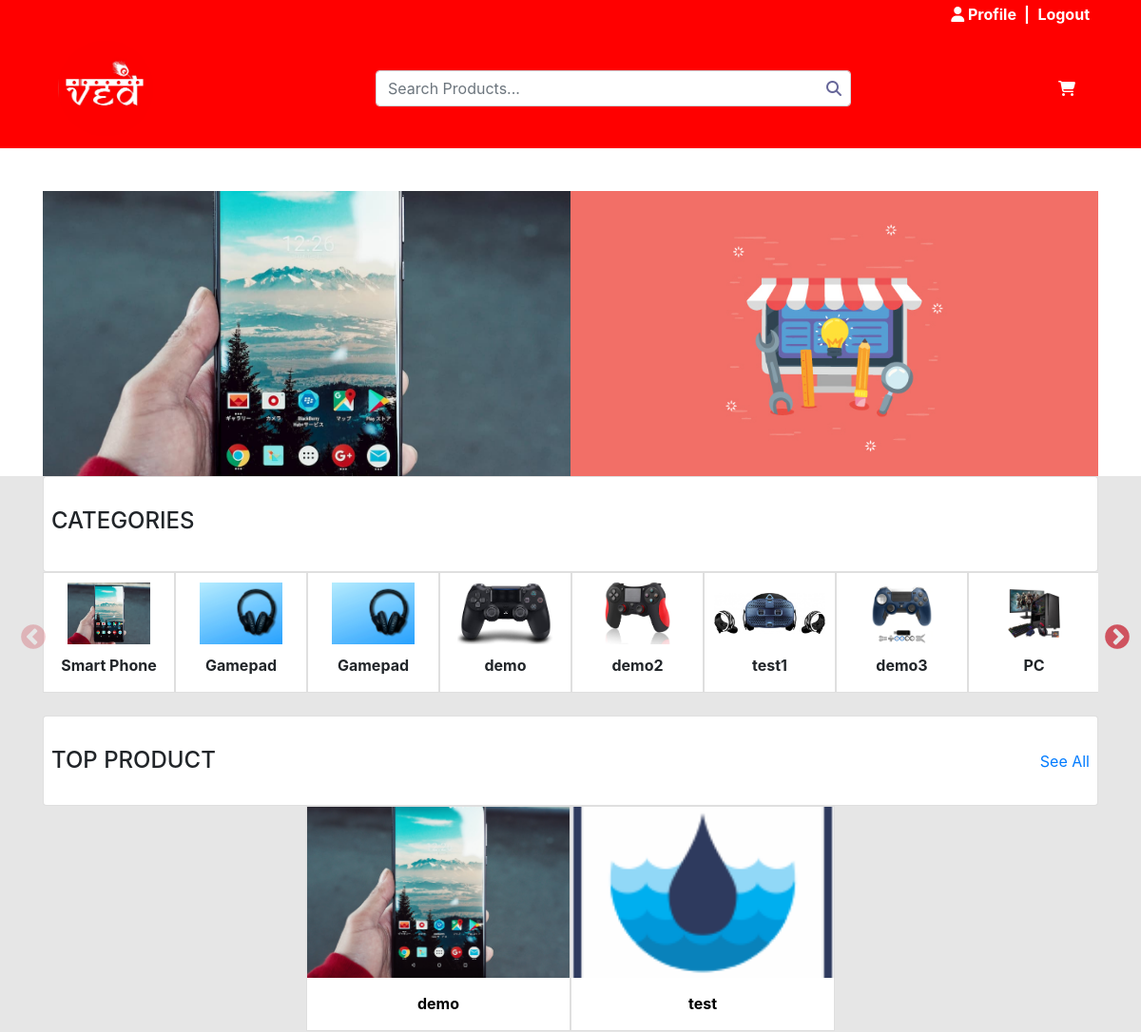
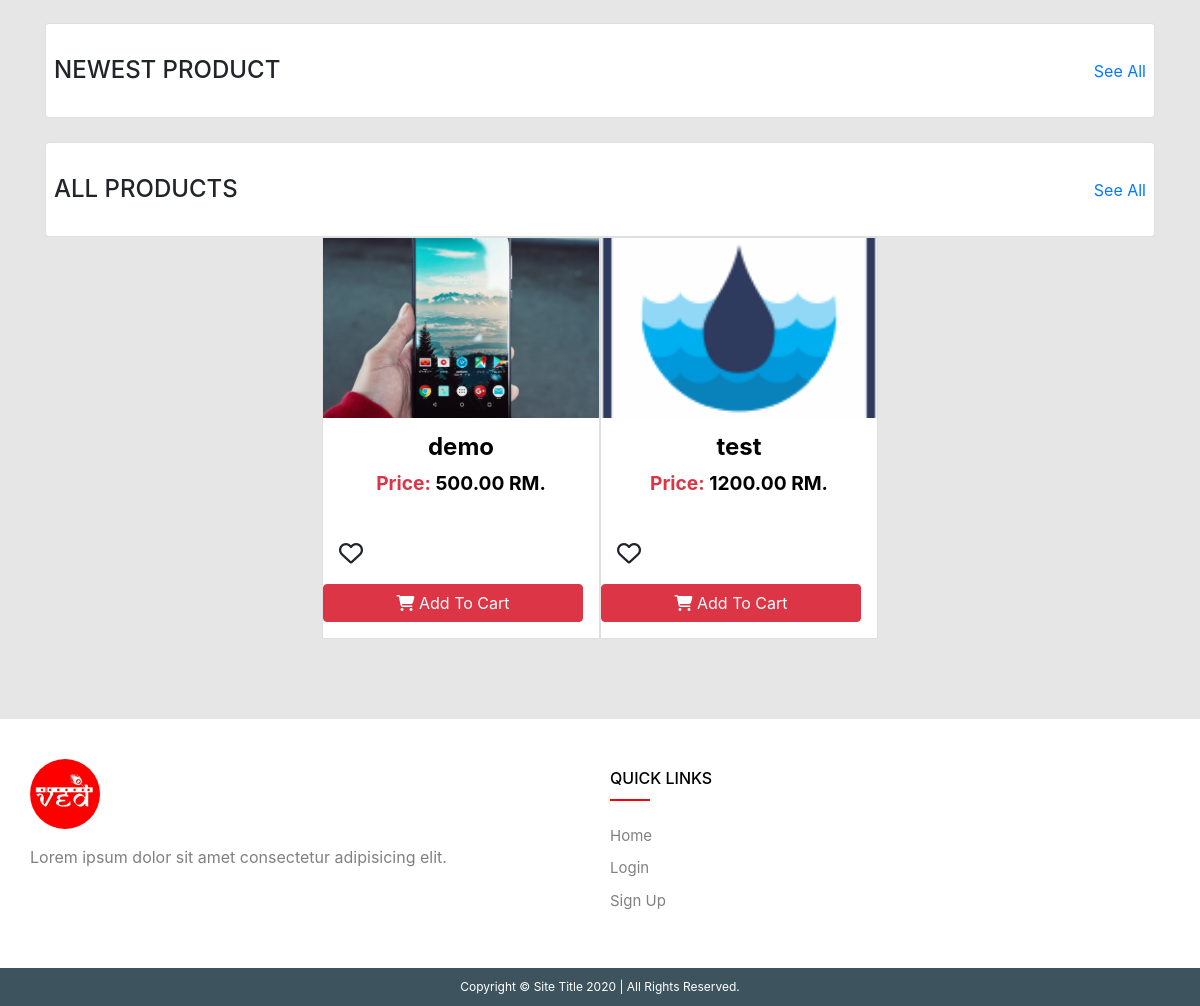
Page / (signed in) on the committed database (2 pictures, top to bottom).
### store/models.py (models this page shows, shortened)
class Slider(models.Model):
    title = models.CharField(max_length=100, null=True)
    img = models.ImageField(upload_to='images/', blank=True)

class Category(models.Model):
    title = models.CharField(max_length=50)
    slug = models.CharField(max_length=200)
    cat_image = models.ImageField(upload_to='images/')

class Product(models.Model):
    name = models.CharField(max_length=100)
    slug = models.CharField(max_length=200)
    product_main_image = models.ImageField(upload_to="images/", null=True, blank=True)
    product_other_images = models.ManyToManyField(ProductImages, blank=True)
    category = models.ForeignKey(Category, on_delete=models.CASCADE)
    brand = models.ForeignKey(Brand, on_delete=models.CASCADE)
    price = models.DecimalField(max_digits=10, decimal_places=2, null=True, default=0)
    discount_price = models.DecimalField(max_digits=10, decimal_places=2, null=True, blank=True, default=0)
    discount_percentage = models.IntegerField(null=True, blank=True, default=0)
    size = models.ManyToManyField(ProductSizes, blank=True)
    color = models.ManyToManyField(ProductColors, blank=True)
    spec = models.ManyToManyField(ProductSpces, blank=True)
    uoms = models.ManyToManyField(UOM)
    stock = models.BooleanField()
    quantity = models.IntegerField(null=True)
    SKU = models.CharField(max_length=150)
    currency = models.ForeignKey(Currency, on_delete=models.CASCADE, null=True, blank=True)
    description = models.TextField(null=True, blank=True)

### store/views.py (the view, shortened to what this page needs)
# urls.py: 2. Add a URL to urlpatterns:  path('', Home.as_view(), name='home')
class Home(View):
    def get(self, request):
        cart = request.session.get('cart')
        if not cart:
            request.session['cart'] = {}
        sliders = Slider.objects.all().order_by("-id")[:2]
        products = Product.objects.all().order_by("-id")
        cats = Category.objects.all()
        args = {'products':products, 'cats':cats, "sliders": sliders}
        return render(self.request, 'Store/home.html', args)

### cart/context_processor.py (called while the page is built)
def cart(request):
    return {'cart': Cart(request)}

### store/templates/Store/home.html (shortened to what this page needs)
{% extends "Store/base.html" %}
{% load static %}
{% block content %}
<link rel="stylesheet" href="{% static 'css/home.css' %}">
<link rel="stylesheet" href="https://cdnjs.cloudflare.com/ajax/libs/slick-carousel/1.8.1/slick-theme.min.css"
 />
<link rel="stylesheet" href="https://cdnjs.cloudflare.com/ajax/libs/slick-carousel/1.8.1/slick.min.css"
 />
{% if sliders %}
    <div class="banners bg-white">
        <div class="container banner-images">
            <div class="row no-gutters">
                {% if sliders|length == 1 %}
                    {% for slider in sliders %}
                        <div class="col-xs-12 col-sm-12 col-md-12 col-lg-12">
                            <img class="banner-1" src="{{ slider.img.url }}" alt="">
                        </div>
                    {% endfor %}
                {% else %}
                    {% for slider in sliders %}
                        <div class="col-xs-12 col-sm-12 col-md-6 col-lg-6">
                            <img class="banner-1" src="{{ slider.img.url }}" alt="">
                        </div>
                    {% endfor %}
                {% endif %}
            </div>
        </div>
    </div>
{% endif %}
<div class="container home-container">
    <div class="card">
        <h4 class="text-uppercase mt-4 p-2 cat">Categories</h4>
    </div>
    <div class="cat-row cat-slider">
        {% for cat in cats %}
        <div class="cat-cards bg-white">
            <div class="cat-images">
                <img src="{{ cat.cat_image.url }}" alt="">
            </div>
            <div class="titles">
                <p class="text-center font-weight-bold cat-title text-wrap">{{ cat.title }}</p>
            </div>
        </div>
        {% endfor %}
    </div>
    <div class="card mt-4">
        <div class="top-prod-title">
            <div class="float-left top-prod-text">
                <h4 class="mt-4 mb-4 p-2 text-uppercase float-left">Top Product</h4>
            </div>
            <div class="float-right top-prod-link">
                <a class="pr-2" href="{% url 'topProd' %}">See All</a>
            </div>
        </div>
    </div>
    <div class="prod-row product-slider">
        {% for product in products %}
            <div class="prod-cards bg-white">
                    <div class="prod-images">
                        <a class="prod-links" href="{% url 'Product_details' product.slug %}">
                            <img src="{{ product.product_main_image.url }}" alt="">
                        </a>
                    </div>
                    <a class="prod-links" href="{% url 'Product_details' product.slug %}">
                        <div class="titles">
                            <p class="text-center font-weight-bold text-wrap top-prod-name word">{{ product.name }}</p>
                        </div>
                    </a>
            </div>
        {% endfor %}
    </div>
    <div class="card mt-4">
        <div class="top-prod-title">
            <div class="float-left top-prod-text">
                <h4 class="mt-4 mb-4 p-2 text-uppercase float-left">Newest Product</h4>
            </div>
            <div class="float-right top-prod-link">
                <a class="pr-2" href="{% url 'newProd' %}">See All</a>
            </div>
        </div>
    </div>
    <div class="card mt-4">
        <div class="top-prod-title">
            <div class="float-left top-prod-text">
                <h4 class="mt-4 mb-4 p-2 text-uppercase float-left">All Products</h4>
            </div>
            <div class="float-right top-prod-link">
                <a class="pr-2" href="{% url 'allProd' %}">See All</a>
            </div>
        </div>
    </div>
    <div id="productApp">
    <div class="prod-row product-slider">
        {% for product in products %}
            <div class="prod-cards bg-white">
                    <div class="prod-images">
                        <a class="prod-links" href="{% url 'Product_details' product.slug %}">
                            <img src="{{ product.product_main_image.url }}" alt="">
                        </a>
                    </div>
                    <div class="titles">
                        <a class="prod-links" href="{% url 'Product_details' product.slug %}">
                            <h5 class="text-center font-weight-bold text-wrap prod-name word">{{ product.name }}</h5>
                            {% if not product.discount_price %}
                                <p class="text-center font-weight-bold text-wrap prod-price no-disc-price"><span class="text-danger">Price:</span> {{ product.price }} RM.</p>
                            {% else %}
                                <p class="text-center cross-product-price mb-1">Price: {{ product.price }} RM.</p>
                                <p class="text-center font-weight-bold prod-price"><span class="text-danger">Price:</span> {{ product.discount_price }} RM.</p>
                            {% endif %}
                        </a>
                            <div class="input-btn mb-3 align-self-center pl-3">
                                <i class="far fa-heart"></i>
                            </div>
                            <div class="input-btn mb-3 pr-3">
                                <button class="btn btn-danger submit-button" @click="addToCart({{product.id}})"><i class="fas fa-shopping-cart"></i> Add To Cart</button>
                            </div>
                    </div>
            </div>
        {% endfor %}
    </div>
</div>
</div>
{% endblock %}

### store/templates/Store/base.html (shortened to what this page needs)
{% load static %}
<!doctype html>
<html lang="en">
<head>
    <link rel="stylesheet" href="https://cdn.jsdelivr.net/npm/bootstrap@4.5.3/dist/css/bootstrap.min.css"
>
    <link rel="stylesheet" href="{% static 'css/base.css' %}">
</head>
<body>
    {% include "Store/navbar.html" %}
    {% block content %}{% endblock %}
    {% block footer %}
    <div class="footer">
        <div class="inner-footer">
            <div class="footer-items">
                <img class="footer-logo mb-3" src="{% static 'images/logo.jpg' %}">
                <p>Lorem ipsum dolor sit amet consectetur adipisicing elit.</p>
            </div>
            <div class="footer-items">
                <h2>Quick Links</h2>
                <div class="border-links mb-4"></div>
                <ul>
                    <a href="{% url 'home' %}">
                        <li>Home</li>
                    </a>
                    <a href="{% url 'login' %}">
                        <li>Login</li>
                    </a>
                    <a href="{% url 'register' %}">
                        <li>Sign Up</li>
                    </a>
                </ul>
            </div>
        </div>
        <div class="footer-bottom text-center">
            Copyright &copy; Site Title 2020 | All Rights Reserved.
        </div>
    </div>
    {% endblock %}
</body>
</html>

### store/templates/Store/navbar.html (shortened to what this page needs)
{% load static %}
<link rel="stylesheet" href="{% static 'css/navbar.css' %}">
<div class="bg-danger">
<nav class="navbar navbar-dark bg-danger top-navbar container">
      <div class="ml-auto nav-item">
          {% if not request.session.customer %}
            <a href="{% url 'register' %}" class="mr-2 font-weight-bold">Sign Up</a><span class="font-weight-bold text-white mr-1">|</span>
            <a href="{% url 'login' %}" class="mr-2 font-weight-bold">Sign In</a>
            {% else %}
            <a href="{% url 'user_orders' %}" class="mr-2 font-weight-bold"><i class="fas fa-user"></i> Profile</a><span class="font-weight-bold text-white mr-1">|</span>
            <a href="{% url "logout" %}" class="mr-2 font-weight-bold">Logout</a>
            {% endif %}
      </div>
    </nav>
</div>
<div class="bg-danger sticky-top">
  <div class="container">
    <nav class="navbar navbar-expand-md navbar-dark bg-danger">
      <a class="navbar-brand" href="{% url 'home' %}">
        <img id="navbar-logo" src="{% static 'images/logo.jpg' %}" alt="">
      </a>
      <div class="collapse navbar-collapse" id="navbarSupportedContent">
        <form action={% url 'search_by' %} class="form-inline my-2 my-lg-0 ml-auto searchBx">
          <input name="query" value="{{ request.GET.query }}" class="form-control" type="search" placeholder="Search Products..." aria-label="Search">
          <button class="my-sm-0 search-btn" type="submit"><i class="fas fa-search"></i></button>
        </form>
        <ul class="navbar-nav ml-auto">
          <li class="nav-item active mr-2">
            <a href="{% url 'cart' %}">
              <i class="fas fa-shopping-cart text-white"></i>
            </a>
          </li>
        </ul>
      </div>
    </nav>
  </div>
</div>

### static/css/base.css (style rules this page uses)
body { background-color: #E6E6E6; }
.footer { margin-top: 80px; width: 100%; background: #fff; display: block; }
.footer-logo { width: 70px; height: 70px; object-fit: cover; border-radius: 50%; }
.inner-footer { width: 100%; margin: auto; padding: 30px 30px 30px 10px; display: flex; flex-wrap: wrap; box-sizing: border-box; justify-content: center; }
.footer-items { width: 50%; padding: 10px 20px; box-sizing: border-box; }
.footer-items p { color: grey; font-size: 16px; text-align: justify; line-height: 25px; }
.footer-items h2 { margin: 10px 0; color: #000; font-size: 16px; text-transform: uppercase; }
.border-links { height: 2px; width: 40px; background: #ff0000; }
.footer-items ul { list-style: none; color: #fff; font-size: 15px; }
.footer-items ul a { text-decoration: none; color: grey; transition: 0.3s; }
.footer-items ul li { margin: 10px 0; }
.footer-bottom { padding: 10px; background: #3d545f; color: #fff; font-size: 12px; }

### static/css/navbar.css (style rules this page uses)
.nav-item a { color: white!important; }
.bg-danger { background-color: #ff0000!important; }
.top-navbar { padding: 0.2rem 1rem; }
#navbar-logo { width: 100px; height: 100px; object-fit: cover; border-radius: 50%; }
.searchBx { position: relative; }
.searchBx input[type="search"] { display: inline-block; width: 500px; vertical-align: middle; }
.search-btn { position: absolute; right: 2%; cursor: pointer; background-color: #fff; color: #669; border: none; }

### static/css/home.css (style rules this page uses)
* { margin: 0; padding: 0; box-sizing: border-box; }
.home-container { margin-bottom: 80px!important; }
.banners { padding-top: 45px; }
.banner-1 { width: 100%; height: 300px; object-fit: cover; }
.cat { margin-bottom: 30px; }
.cat-row { display: grid; grid-template-columns: 12.5% 12.5% 12.5% 12.5% 12.5% 12.5% 12.5% 12.5%; }
.cat-cards { width: 100%; border: 1px solid #DFDFDF; }
.cat-images img { padding: 10px; max-width: 100%; height: 85px; display: block; margin: auto; object-fit: contain; }
.cat-title { word-wrap: break-word; }
.prod-row { display: grid; grid-template-columns: 15.92% 15.92% 15.92% 15.92% 15.92% 15.92%; grid-column-gap: 10px; grid-row-gap: 10px; }
.prod-cards { position: relative; width: 100%; border: 1px solid #DFDFDF; }
.prod-images img { position: relative; width: 100%; height: 180px; margin-bottom: 15px; object-fit: cover; }
.prod-links { color: #000; }
.prod-name { font-size: 1.5rem; }
.input-btn .fa-heart { font-size: 20px; }
.word { word-wrap: break-word; }
.prod-price { font-size: 1.2rem; }
.no-disc-price { margin-bottom: 2.7rem; }
.top-prod-link { margin-top: 35px; }
.input-btn .submit-button { width: 100%!important; }
.input-btn .fa-heart { font-size: 1.5rem; cursor: pointer; }

### rows in the picture
Slider: img (picture)
Slider: img (picture)
Category: cat_image (picture), title "Smart Phone"
Category: cat_image (picture), title "Gamepad"
Category: cat_image (picture), title "Gamepad"
Category: cat_image (picture), title "demo"
Category: cat_image (picture), title "demo2"
Category: cat_image (picture), title "test1"
Category: cat_image (picture), title "demo3"
Category: cat_image (picture), title "PC"
Product: product_main_image (picture), name "demo", price "500.00"
Product: product_main_image (picture), name "test", price "1200.00"
